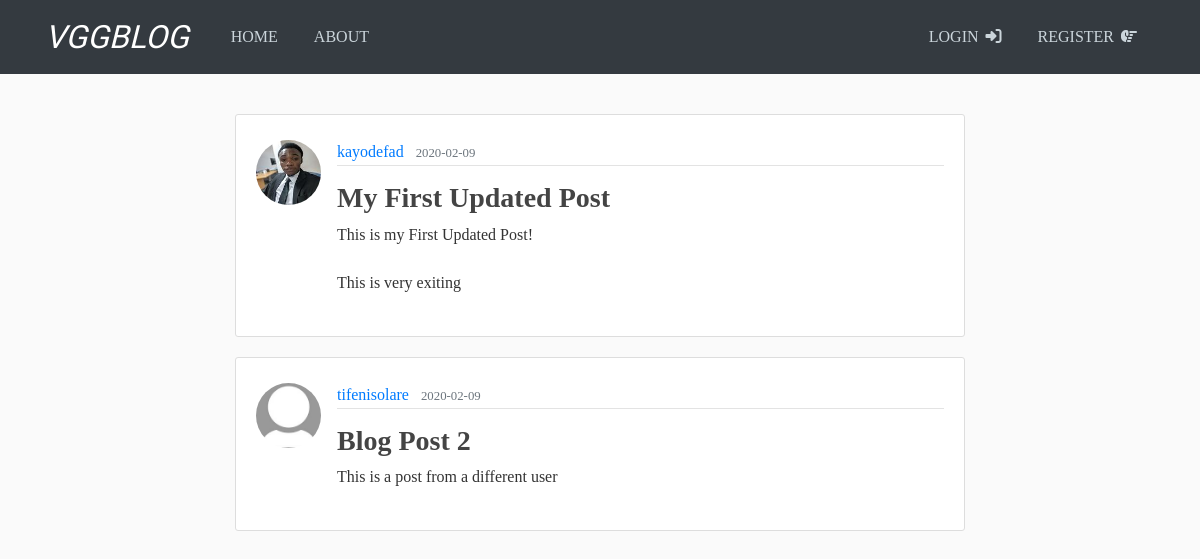
Page /home on the earlier database version.
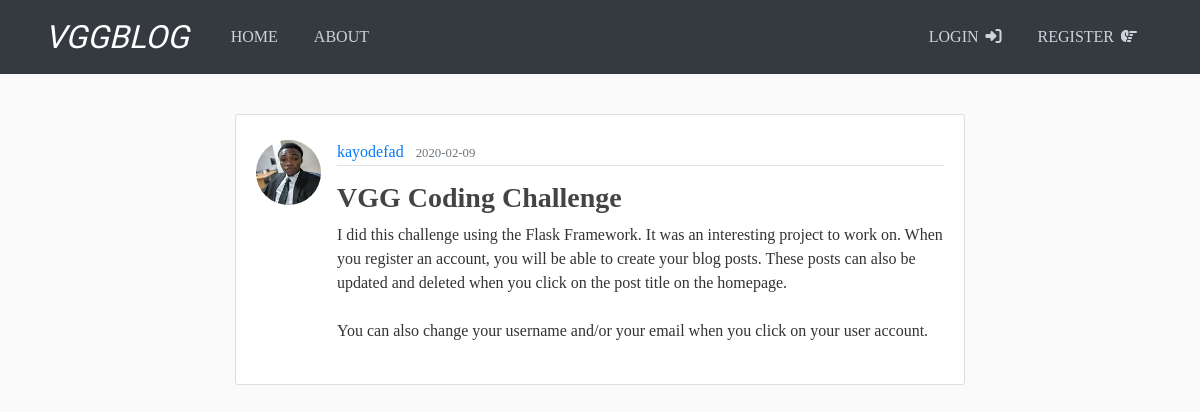
Same page on the later database version.
### vggblog/models.py (models this page shows, shortened)
class Post(db.Model):
  id = db.Column(db.Integer, primary_key=True)
  title = db.Column(db.String(100), nullable=False)
  date_posted = db.Column(db.DateTime, nullable=False, default=datetime.utcnow)
  content = db.Column(db.Text, nullable=False)
  user_id = db.Column(db.Integer, db.ForeignKey('user.id'), nullable=False)

class User(db.Model, UserMixin):
  id = db.Column(db.Integer, primary_key=True)
  username = db.Column(db.String(20), unique=True, nullable=False)
  email = db.Column(db.String(120), unique=True, nullable=False)
  image_file = db.Column(db.String(20), nullable=False, default='default.jpg')
  password = db.Column(db.String(60), nullable=False)
  posts = db.relationship('Post', backref='author', lazy=True)

### vggblog/routes.py (the view)
@app.route('/home')
def home():
    posts = Post.query.all()
    return render_template('home.html', posts=posts)

### vggblog/templates/home.html
{% extends "layout.html" %}
{% block content %}
  {% for post in posts %}
  <article class="media content-section">
    <img class="rounded-circle article-img" src="{{url_for('static', filename='profile_pics/' + post.author.image_file)}}" alt="">
    <div class="media-body">
      <div class="article-metadata">
        <a class="mr-2" href="#">{{ post.author.username }}</a>
        <small class="text-muted">{{ post.date_posted.strftime('%Y-%m-%d') }}</small>
      </div>
      <h3><a class="article-title" href="{{ url_for('post', post_id=post.id) }}">{{ post.title }}</a></h3>
      <p class="article-content">{{ post.content }}</p>
    </div>
  </article>
  {% endfor %}
{% endblock content %}

### vggblog/templates/layout.html (shortened to what this page needs)
<!DOCTYPE html>
<html lang="en">
  <head>
    <link
      rel="stylesheet"
      href="https://stackpath.bootstrapcdn.com/bootstrap/4.4.1/css/bootstrap.min.css"
    />
    <link rel="stylesheet" type="text/css" href="{{ url_for('static', filename='main.css') }}">
  </head>
  <body>
    <header class="site-header">
      <nav class="navbar navbar-expand-md navbar-dark bg-dark">
        <div class="container">
          <a class="navbar-brand mr-4" href="{{ url_for('home') }}">VGGBlog</a>
          <div class="collapse navbar-collapse" id="navbarToggle">
            <div class="navbar-nav mr-auto">
              <a class="nav-item nav-link" href="{{ url_for('home') }}">Home</a>
              <a class="nav-item nav-link" href="{{ url_for('about') }}">About</a>
            </div>
            <div class="navbar-nav">
              {% if current_user.is_authenticated %}
              <a class="nav-item nav-link" href="{{ url_for('new_post') }}">New Post <i class="fas fa-plus-square"></i></a>
              <a class="nav-item nav-link" href="{{ url_for('account') }}">Account <i class="fas fa-user"></i></a>
              <a class="nav-item nav-link" href="{{ url_for('logout') }}">Logout <i class="fas fa-sign-out-alt"></i></a>
              {% else %}
              <a class="nav-item nav-link" href="{{ url_for('login') }}">Login <i class="fas fa-sign-in-alt"></i></a>
              <a class="nav-item nav-link" href="{{ url_for('register') }}">Register <i class="fas fa-hand-point-right"></i></a>
              {% endif %}
            </div>
          </div>
        </div>
      </nav>
    </header>
    <main role="main" class="container">
    <div class="row">
      <div class="col-md-8 mx-auto">
        {% block content %}{% endblock %}
      </div>
    </div>
    </main>
  </body>
</html>

### vggblog/static/main.css (style rules this page uses)
body { background: #fafafa; color: #333333; font-family: Cambria, Cochin, Georgia, Times, 'Times New Roman', serif; }
h1, h2, h3, h4, h5, h6 { color: #444444; }
header { position: sticky; top: 0; z-index: 50; }
.site-header .navbar-brand { font-family: 'Cookie', cursive; text-transform: uppercase; font-style: italic; font-size: 2rem; }
.site-header .navbar-nav .nav-link { color: #cbd5db; text-transform: uppercase; margin: 0 10px; }
.site-header .navbar-nav i { margin-left: 3px; }
main { margin-top: 2.5rem; }
.content-section { background: #ffffff; padding: 25px 20px; border: 1px solid #dddddd; border-radius: 3px; margin-bottom: 20px; }
.content-section h3 { margin-top: 15px; }
.article-title { color: #444444; font-weight: bold; }
.article-content { white-space: pre-line; }
.article-img { height: 65px; width: 65px; margin-right: 16px; }
.article-metadata { padding-bottom: 1px; margin-bottom: 4px; border-bottom: 1px solid #e3e3e3 }

Differences in the rows shown:
removed Post: image_file (placeholder picture), author.username "tifenisolare", date_posted "2020-02-09", title "Blog Post 2", content "This is a post from a different user"
changed Post "kayodefad": title "My First Updated Post" → "VGG Coding Challenge"; content "This is my First Updated Post! This is very exiting" → "I did this challenge using the Flask Framework. It was an interesting project to work on. When you register an account, you will be able to create your blog posts. These posts can also be updated and deleted when you click on the post title on the homepage. You can also change your username and/or your email when you click on your user account."
